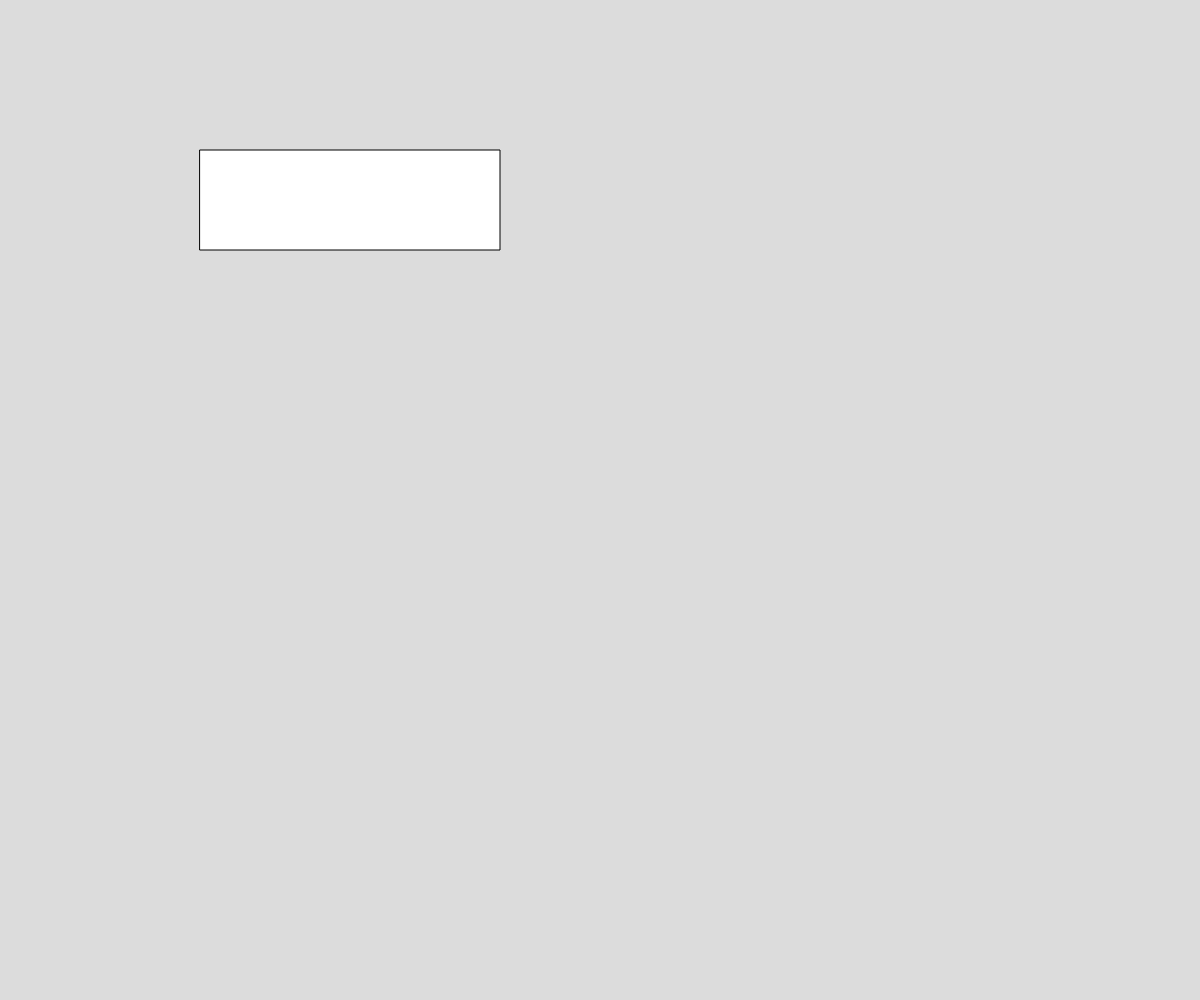
Frame 1 (no input)
Frame 60 (no input): identical to frame 1, image omitted
Frame 120 (the mouse pressed at the canvas centre since frame 60): identical to frame 1, image omitted

The p5.js sketch that drew this single still picture (run headless with seeded random() and noise() and a simulated clock; from frame 60 on, the mouse is pressed at the canvas centre):

// p5.js sketch
// ── sketch.js
// Point and Rectangle
// Your Name
// Date
//
// Extra for Experts:
// - describe what you did to take this project "above and beyond"

let rX = 200; let rY = 150;
let rWidth = 300; let rHeight = 100;
let rLeft = rX; let rTop = rY;
let rRight = rX + rWidth; let rBottom = rY + rHeight;

function setup() {
  createCanvas(windowWidth, windowHeight);
  //rectMod(CORNER) default
}

function draw() {
  background(220);
  fill(255);
  //if mouseX> left and MouseX< righedge
  if (mouseX > rLeft && mouseX < rRight) {
    if (mouseY > rTop && mouseY < rBottom) {
      fill(200, 54, 196);
    }
  }

  rect(rX, rY, rWidth, rHeight);
}
